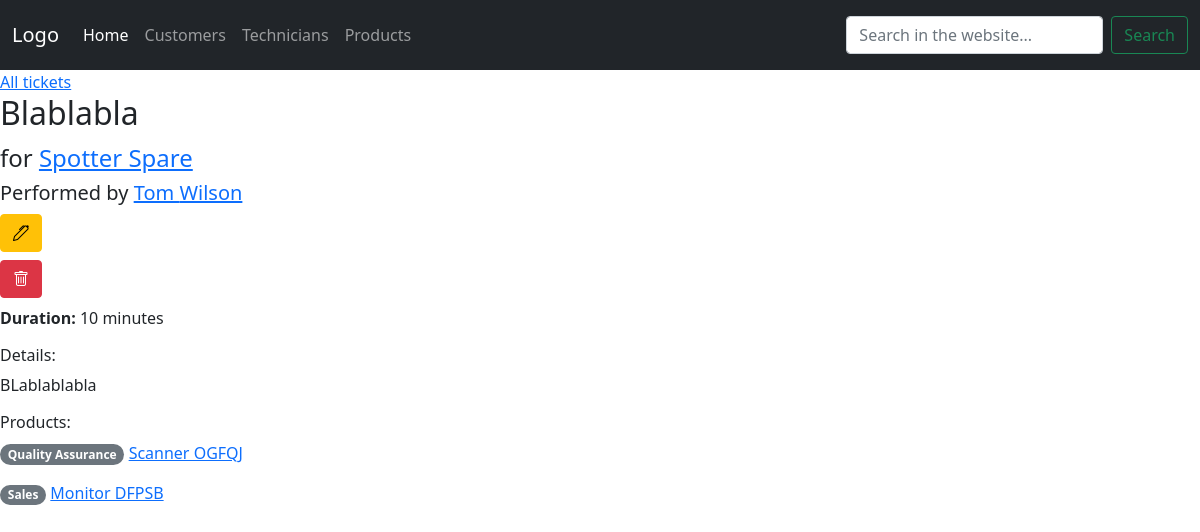
Screenshot of /ticket/226 with the database file from the repository.
### hotline/models.py (models this page shows, shortened)
class ticket(models.Model):
    PRIORITY_LEVELS = [
        ('1','low'),
        ('2','medium'),
        ('3','high'),
        ('4','urgent')
    ]
    customer_id = models.ForeignKey('customer', on_delete=models.PROTECT)
    technician_id = models.ForeignKey('technician', on_delete=models.PROTECT)
    products = models.ManyToManyField('product', blank=True)
    title = models.CharField(max_length=255, blank=True)
    updated_at = models.DateTimeField(auto_now=True)
    notes = models.TextField(blank=True)
    duration = models.IntegerField()
    status_id = models.ForeignKey('status', default='1', on_delete=models.PROTECT)
    priority = models.CharField(max_length=10, default='low', choices=PRIORITY_LEVELS, null=True, blank=True)
    created_at = models.DateTimeField(auto_now_add=True)
    order_number = models.IntegerField(null=True, blank=True)

class customer(models.Model):
    name = models.CharField(max_length=255)
    reference = models.CharField(max_length=255)
    reference_phone = models.CharField(max_length=50, null=True, blank=True)
    reference_email = models.CharField(max_length=50, null=True, blank=True)
    address = models.CharField(max_length=255, null=True, blank=True)
    phone = models.CharField(max_length=255, null=True, blank=True)
    sw_contract = BooleanField(default=False)
    hw_contract = BooleanField(default=False)
    def __str__(self):
        return self.name

class technician(models.Model):
    first_name = models.CharField(max_length=50)
    last_name = models.CharField(max_length=50)
    office_phone = models.CharField(max_length=15, null=True, blank=True)
    mobile_phone = models.CharField(max_length=15, null=True, blank=True)
    email = models.CharField(max_length=100, null=True, blank=True)
    department_id = ForeignKey('department', on_delete=models.PROTECT)

class product(models.Model):
    name = models.CharField(max_length=50)
    department_id = ForeignKey('department', on_delete=models.PROTECT)
    description = models.TextField(blank=True, null=True)

class department(models.Model):
    name = models.CharField(max_length=50)
    subset = models.CharField(max_length=50)
    def __str__(self):
        return self.name

### hotline/views.py (the view)
# urls.py: path('ticket/<str:pk>', views.ticket_detail, name="ticket_detail"),
def ticket_detail(request, pk):
    my_ticket = ticket.objects.get(id=pk)
    context = {
        'my_ticket': my_ticket,
    }
    return render(request, 'hotline/ticket_detail.html', context)

### hotline/models.py (called while the page is built)
    def __str__(self):
        return self.name

### hotline/templates/hotline/ticket_detail.html
{% extends 'hotline/home.html' %}
{% block content %}
<a href="#">All tickets</a>
<br>
<h2>{{ my_ticket.title }} <span class="badge rounded-pill {{my_ticket.status_id.color}}">{{my_ticket.status_id}}</span> </h2>
<h4>for <a href="{% url 'customer_detail' my_ticket.customer_id.id %}">{{ my_ticket.customer_id }}</a></h4>
<h5>Performed by <a href="{% url 'technician_detail' my_ticket.technician_id.id %}">{{ my_ticket.technician_id.first_name }} {{ my_ticket.technician_id.last_name }}</a></h5>
<h3><a href="{% url 'update_ticket' my_ticket.id %}"><span class="btn btn-warning"><i class="bi bi-pen"></i></span></a></h3>
<h3><a href="{% url 'delete' my_ticket.id %}"><span class="btn btn-danger"><i class="bi bi-trash"></i></span></a></h3>
<p><b>Duration:</b> {{ my_ticket.duration }} minutes</p>
<h6>Details:</h6>
<p>{{ my_ticket.notes }}</p>
<h6>Products:</h6>
{% for product in my_ticket.products.all %}
    <p><span class="badge rounded-pill bg-secondary">{{ product.department_id }}</span> <a href="{% url 'product_detail' product.id %}">{{ product.name }}</a></p>
{% endfor %}
{% endblock %}

### rows the page displays
ticket: title "Blablabla", customer_id "Spotter Spare", technician_id.first_name "Tom", technician_id.last_name "Wilson", duration "10", notes "BLablablabla"
product: department_id "Quality Assurance", name "Scanner OGFQJ"
product: department_id "Sales", name "Monitor DFPSB"
